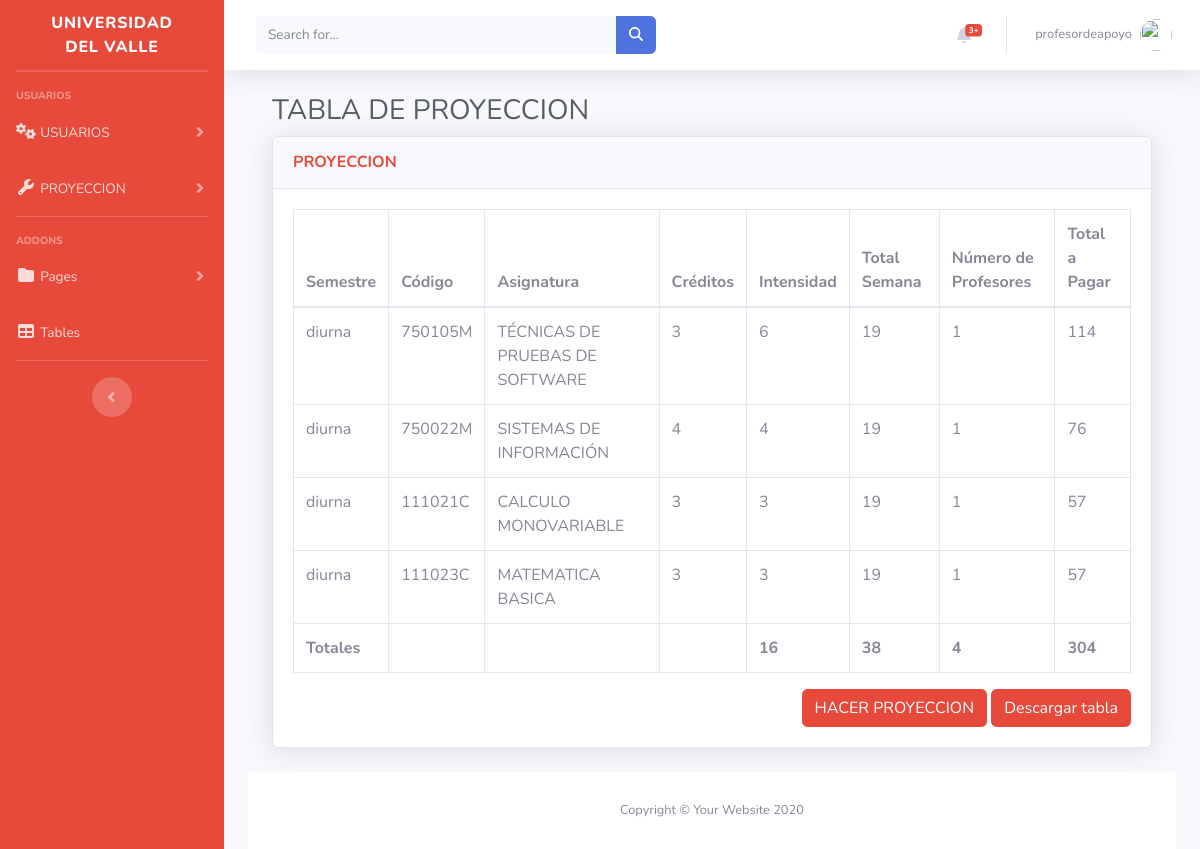
The page /inicio/reporte (signed in) on the database its author committed.
### inicio/models.py (models this page shows, shortened)
class Programas(models.Model):
    codigo = models.AutoField(primary_key=True)
    nombre = models.CharField(max_length=200)
    correo = models.CharField(max_length=200)
    id_usuarios = models.ForeignKey(User, on_delete=models.CASCADE)
    jornada = models.CharField(max_length=200)

class Asignatura(models.Model):
    id = models.AutoField(primary_key=True)
    codigo= models.CharField(max_length=200)
    nombre = models.CharField(max_length=200)
    creditos = models.IntegerField()
    intensidad = models.IntegerField()

class Proyeccion(models.Model):
    id = models.AutoField(primary_key=True)
    id_programas = models.ForeignKey(Programas, on_delete=models.CASCADE)
    id_asignatura = models.ForeignKey(Asignatura, on_delete=models.CASCADE, null=True)
    total_semana = models.IntegerField(default=19)
    num_profesores = models.IntegerField(default=1)

### inicio/views.py (the view)
# urls.py: path('reporte', views.reporte_view, name='Reporte'),
def reporte_view(request):
    proyecciones = Proyeccion.objects.select_related('id_programas', 'id_asignatura')
    datos = []
    total_intensidad = 0
    total_semana = 0
    total_profesores = 0
    total_pago = 0
    for proyeccion in proyecciones:
        semestre = proyeccion.id_programas.jornada
        codigo = proyeccion.id_asignatura.codigo
        asignatura = proyeccion.id_asignatura.nombre
        creditos = proyeccion.id_asignatura.creditos
        intensidad = proyeccion.id_asignatura.intensidad
        total_semana = proyeccion.total_semana
        num_profesores = proyeccion.num_profesores
        datos.append({
            'semestre': semestre,
            'codigo': codigo,
            'asignatura': asignatura,
            'creditos': creditos,
            'intensidad': intensidad,
            'total_semana': total_semana,
            'num_profesores': num_profesores,
            'total_a_pagar': intensidad*total_semana,
        })
        total_intensidad+= intensidad
        total_semana += 19
        total_profesores += 1
        total_pago += intensidad*19
    context = {
        'datos': datos,
        'total_intensidad': total_intensidad,
        'total_semana': total_semana,
        'total_profesores': total_profesores,
        'total_pago': total_pago,
    }
    return render(request, 'reporte.html', context)

### inicio/templates/reporte.html (shortened to what this page needs)
{%extends "base.html"%}
{%block content%}
{%load static%}
<div>
<!DOCTYPE html>
<html lang="en">
<head>
    <link rel="stylesheet" href="https://cdnjs.cloudflare.com/ajax/libs/font-awesome/5.15.3/css/all.min.css" />
    <link href="vendor/fontawesome-free/css/all.min.css" rel="stylesheet" type="text/css">
    <link href="css/sb-admin-2.min.css" rel="stylesheet">
    <link href="vendor/datatables/dataTables.bootstrap4.min.css" rel="stylesheet">
</head>
<body id="page-top">
                <div class="container-fluid">
                    <h1 class="h3 mb-2 text-gray-800">TABLA DE PROYECCION</h1>
                    <div class="card shadow mb-4">
                        <div class="card-header py-3">
                            <h6 class="m-0 font-weight-bold text-danger">PROYECCION</h6>
                        </div>
                        <div class="card-body">
                            <div class="table-responsive">
                                <table class="table table-bordered" id="dataTable" width="100%" cellspacing="0">
                                    <thead>
                                        <tr>
                                            <th>Semestre</th>
                                            <th>Código</th>
                                            <th>Asignatura</th>
                                            <th>Créditos</th>
                                            <th>Intensidad</th>
                                            <th>Total Semana</th>
                                            <th>Número de Profesores</th>
                                            <th>Total a Pagar</th>
                                        </tr>
                                    </thead>
                                    <tbody>
                                        {% for dato in datos %}
                                        <tr>
                                            <td>{{ dato.semestre }}</td>
                                            <td>{{ dato.codigo }}</td>
                                            <td>{{ dato.asignatura }}</td>
                                            <td>{{ dato.creditos }}</td>
                                            <td>{{ dato.intensidad }}</td>
                                            <td>{{ dato.total_semana }}</td>
                                            <td>{{ dato.num_profesores }}</td>
                                            <td>{{ dato.total_a_pagar }}</td>
                                        </tr>
                                        {% endfor %}
                                        <tr>
                                            <th>Totales</th>
                                            <th></th>
                                            <th></th>
                                            <th></th>
                                            <th>{{ total_intensidad }}</th>
                                            <th>{{ total_semana }}</th>
                                            <th>{{ total_profesores }}</th>
                                            <th>{{ total_pago }}</th>
                                        </tr>
                                    </tbody>
                                </table>
                                <div class="text-right">
                                    <a href="{% url 'Proyeccion' %}" class="btn btn-danger ">HACER PROYECCION</a>
                                <a href="{% url 'descargar_tabla' %}" class="btn btn-danger">Descargar tabla</a>
                                </div>
                            </div>
                        </div>
                    </div>
                </div>
            </div>
            <footer class="sticky-footer bg-white">
                <div class="container my-auto">
                    <div class="copyright text-center my-auto">
                        <span>Copyright &copy; Your Website 2020</span>
                    </div>
                </div>
            </footer>
        </div>
    </div>
</body>
</html>
{%endblock%}

### inicio/templates/base.html (shortened to what this page needs)
{% load static %}
<!DOCTYPE html>
<html lang="en">
<head>
    <link rel="stylesheet" href="{% static 'css/sb-admin-2.css' %}">
    <link rel="stylesheet" href="{% static 'css/sb-admin-2.min.css' %}">
<link href="{% static 'css/all.min.css' %}" rel="stylesheet">
 <link href="{% static 'vendor/fontawesome-free/css/all.min.css' %}" rel="stylesheet" type="text/css">
 <link href="css/sb-admin-2.min.css" rel="stylesheet">
</head>
<body id="page-top">
    <div id="wrapper">
        <ul class="navbar-nav bg-danger sidebar sidebar-dark accordion" id="accordionSidebar">
            <a class="sidebar-brand d-flex align-items-center justify-content-center" href="{%url 'Inicio'%}">
                <div class="sidebar-brand-text mx-3">UNIVERSIDAD DEL VALLE</div>
            </a>
            <hr class="sidebar-divider my-0">
            <hr class="sidebar-divider">
            <div class="sidebar-heading">
             USUARIOS
            </div>
            <li class="nav-item">
                <a class="nav-link collapsed" href="#" data-toggle="collapse" data-target="#collapseTwo"
                    aria-expanded="true" aria-controls="collapseTwo">
                    <i class="fas fa-fw fa-cogs"></i>
                    <span>USUARIOS</span>
                </a>
            </li>
            <li class="nav-item">
                <a class="nav-link collapsed" href="#" data-toggle="collapse" data-target="#collapseUtilities"
                    aria-expanded="true" aria-controls="collapseUtilities">
                    <i class="fas fa-fw fa-wrench"></i>
                    <span>PROYECCION</span>
                </a>
            </li>
            <hr class="sidebar-divider">
            <div class="sidebar-heading">
                Addons
            </div>
            <li class="nav-item">
                <a class="nav-link collapsed" href="#" data-toggle="collapse" data-target="#collapsePages"
                    aria-expanded="true" aria-controls="collapsePages">
                    <i class="fas fa-fw fa-folder"></i>
                    <span>Pages</span>
                </a>
            </li>
            <li class="nav-item">
                <a class="nav-link" href="tables.html">
                    <i class="fas fa-fw fa-table"></i>
                    <span>Tables</span></a>
            </li>
            <hr class="sidebar-divider d-none d-md-block">
            <div class="text-center d-none d-md-inline">
                <button class="rounded-circle border-0" id="sidebarToggle"></button>
            </div>
        </ul>
        <div id="content-wrapper" class="d-flex flex-column">
            <div id="content">
                <nav class="navbar navbar-expand navbar-light bg-white topbar mb-4 static-top shadow">
                    <form
                        class="d-none d-sm-inline-block form-inline mr-auto ml-md-3 my-2 my-md-0 mw-100 navbar-search">
                        <div class="input-group">
                            <input type="text" class="form-control bg-light border-0 small" placeholder="Search for..."
                                aria-label="Search" aria-describedby="basic-addon2">
                            <div class="input-group-append">
                                <button class="btn btn-primary" type="button">
                                    <i class="fas fa-search fa-sm"></i>
                                </button>
                            </div>
                        </div>
                    </form>
                    <ul class="navbar-nav ml-auto">
                        <li class="nav-item dropdown no-arrow mx-1">
                            <a class="nav-link dropdown-toggle" href="#" id="alertsDropdown" role="button"
                                data-toggle="dropdown" aria-haspopup="true" aria-expanded="false">
                                <i class="fas fa-bell fa-fw"></i>
                                <span class="badge badge-danger badge-counter">3+</span>
                            </a>
                        </li>
                        <li class="nav-item dropdown no-arrow">
                            <a class="nav-link dropdown-toggle" href="#" id="userDropdown" role="button"
                                data-toggle="dropdown" aria-haspopup="true" aria-expanded="false">
                                <span class="mr-2 d-none d-lg-inline text-gray-600 small">{{ user.username }}</span>
                                <img class="img-profile rounded-circle"
                                    src="{% static 'img/undraw_profile.svg'%}">
                            </a>
                        </li>
                    </ul>
                </nav>
                <div class="content-wrapper">
                    <section class="content">
                        <div class="container-fluid">
                            {% block content %}
                            {% endblock %}
</body>
</html>

### rows shown on the page
Programas: semestre "diurna"
Asignatura: codigo "750105M", asignatura "TÉCNICAS DE PRUEBAS DE SOFTWARE"
Proyeccion: semestre "diurna", codigo "750022M", asignatura "SISTEMAS DE INFORMACIÓN", creditos "4", intensidad "4", total_semana "19", num_profesores "1", total_a_pagar "76"
Proyeccion: semestre "diurna", codigo "111021C", asignatura "CALCULO MONOVARIABLE", creditos "3", intensidad "3", total_semana "19", num_profesores "1", total_a_pagar "57", codigo "111023C", asignatura "MATEMATICA BASICA"

### other values the page prints
{{ user.username }} "profesordeapoyo"
{{ dato.creditos }} "3"
{{ dato.intensidad }} "6"
{{ dato.total_semana }} "19"
{{ dato.num_profesores }} "1"
{{ dato.total_a_pagar }} "114"
{{ total_intensidad }} "16"
{{ total_semana }} "38"
{{ total_profesores }} "4"
{{ total_pago }} "304"
